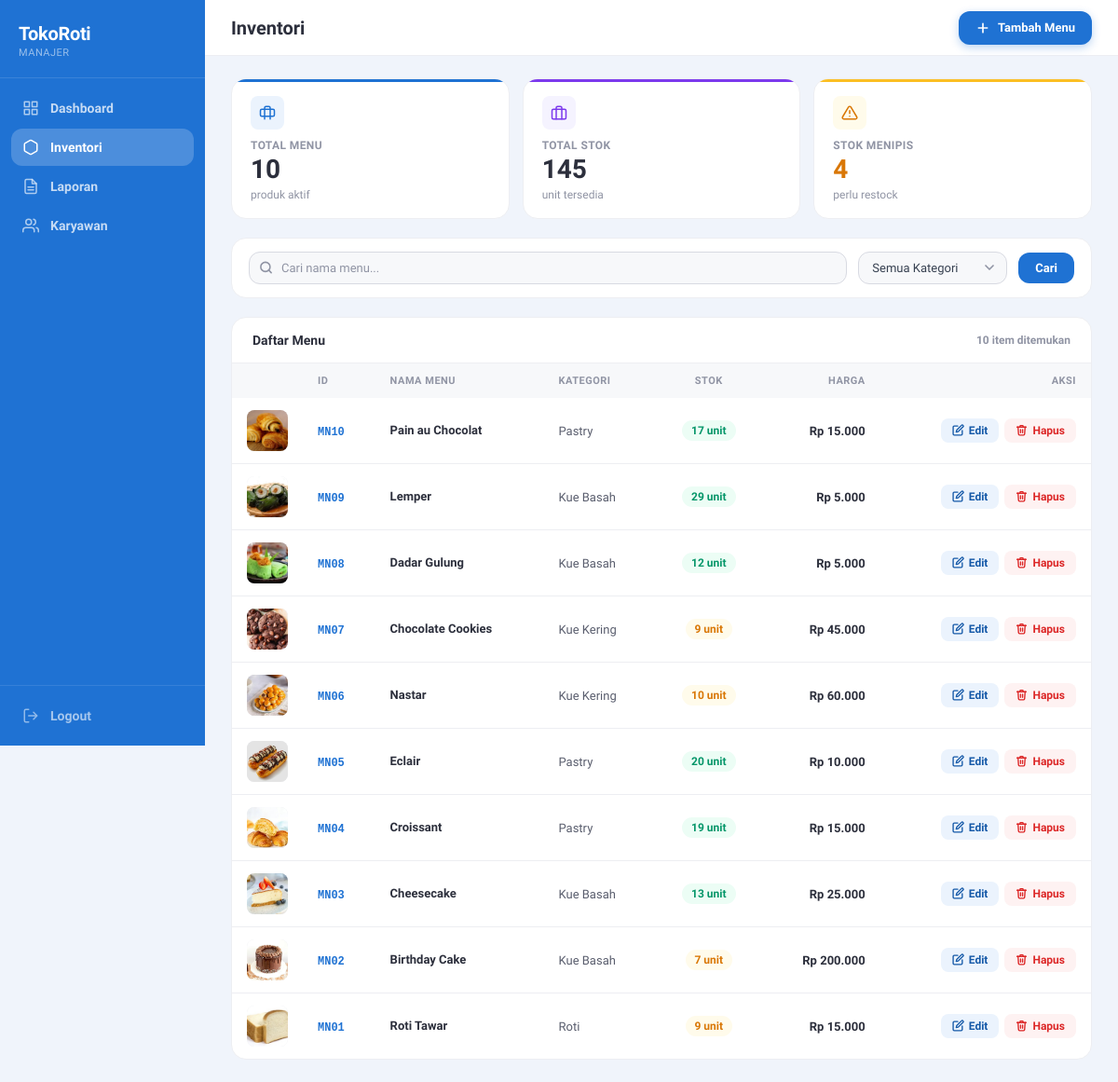
Page /public/inventori.php (signed in) on the earlier database version.
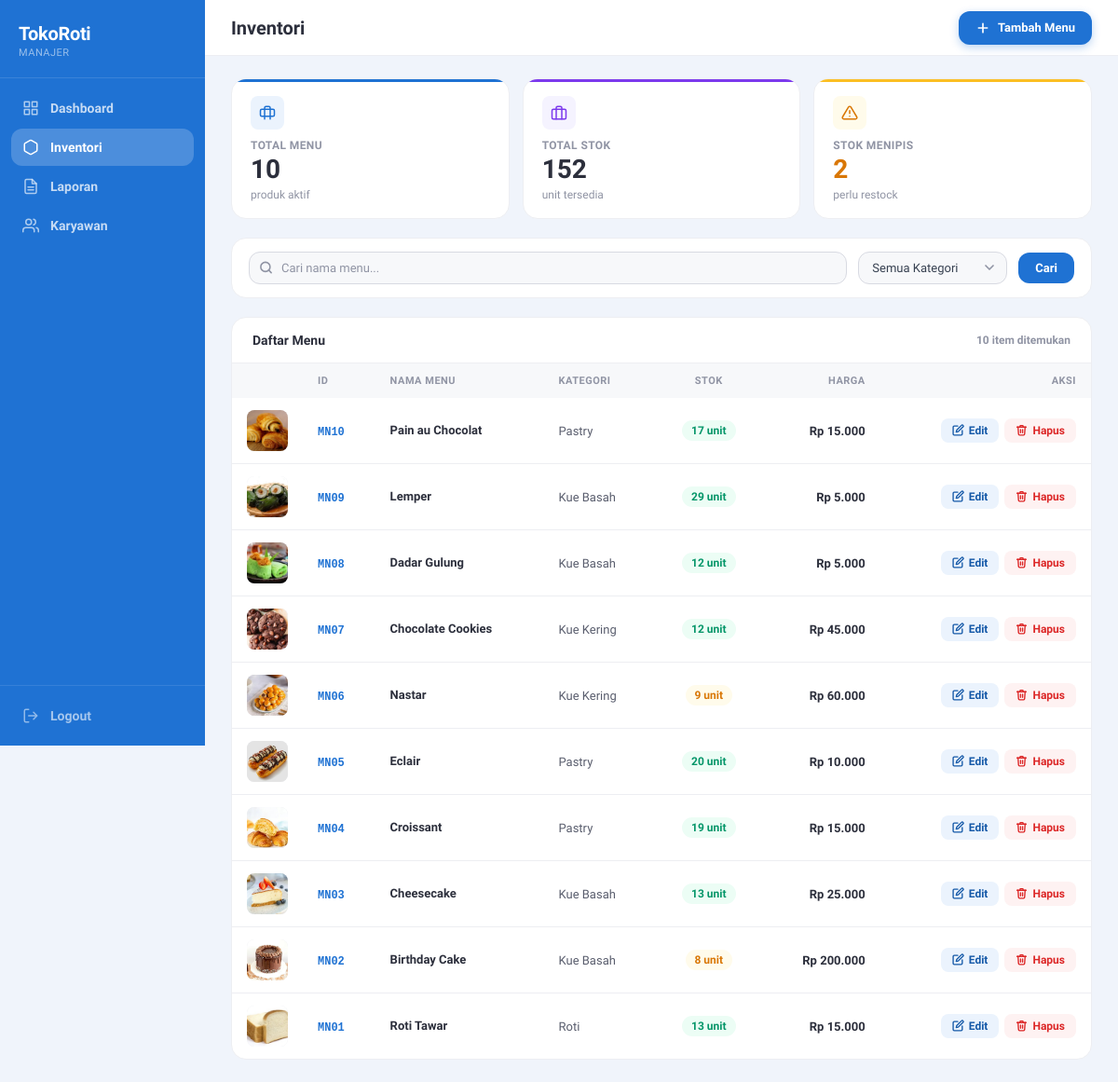
Same page on the later database version.
### tables this page shows
CREATE TABLE `menu` (
  `id_menu` varchar(10) NOT NULL,
  `nama_menu` varchar(50) NOT NULL,
  `stok` int NOT NULL,
  `harga` int NOT NULL,
  `gambar` varchar(255) DEFAULT NULL,
  `id_kategori` varchar(10) NOT NULL,
  `is_deleted` tinyint(1) DEFAULT '0'
);

CREATE TABLE `kategori` (
  `id_kategori` varchar(10) NOT NULL,
  `nama_kategori` varchar(50) NOT NULL,
  `icon_kategori` varchar(50) DEFAULT NULL
);

### public/inventori.php (the view, shortened to what the changed rows need)
<?php
require_once '../config/database.php';
$query = "SELECT m.*, k.nama_kategori
          FROM menu m
          JOIN kategori k ON m.id_kategori = k.id_kategori
          WHERE m.is_deleted = 0
          ORDER BY m.id_menu DESC";
$stmt = $conn->prepare($query);
$stmt->execute();
$menus = $stmt->fetchAll(PDO::FETCH_ASSOC);
$totalStok  = array_sum(array_column($menus, 'stok'));
$stokMenipis = count(array_filter($menus, fn($m) => $m['stok'] <= 10));
$filterKat  = $_GET['kategori'] ?? '';
$filterCari = trim($_GET['cari'] ?? '');
?>
<!DOCTYPE html>
<html lang="id">
<head>
</head>
<body>
<div class="main">
    <div class="content">
        <div class="stats-grid">
            <div class="stat-card purple">
                <div class="stat-icon">
                    <svg viewBox="0 0 24 24" fill="none" stroke="currentColor" stroke-width="2" stroke-linecap="round" stroke-linejoin="round"><rect x="2" y="7" width="20" height="14" rx="2"/><path d="M16 21V5a2 2 0 00-2-2h-4a2 2 0 00-2 2v16"/></svg>
                </div>
                <div class="stat-label">Total Stok</div>
                <div class="stat-val"><?= number_format($totalStok, 0, ',', '.') ?></div>
                <div class="stat-sub">unit tersedia</div>
            </div>
            <div class="stat-card amber">
                <div class="stat-icon">
                    <svg viewBox="0 0 24 24" fill="none" stroke="currentColor" stroke-width="2" stroke-linecap="round" stroke-linejoin="round"><path d="M10.29 3.86L1.82 18a2 2 0 001.71 3h16.94a2 2 0 001.71-3L13.71 3.86a2 2 0 00-3.42 0z"/><line x1="12" y1="9" x2="12" y2="13"/><line x1="12" y1="17" x2="12.01" y2="17"/></svg>
                </div>
                <div class="stat-label">Stok Menipis</div>
                <div class="stat-val"><?= $stokMenipis ?></div>
                <div class="stat-sub"><?= $stokMenipis > 0 ? 'perlu restock' : 'semua aman' ?></div>
            </div>
        </div>
        <?php
        $menuFiltered = array_filter($menus, function($m) use ($filterKat, $filterCari) {
            $matchKat  = !$filterKat  || $m['id_kategori'] == $filterKat;
            $matchCari = !$filterCari || stripos($m['nama_menu'], $filterCari) !== false;
            return $matchKat && $matchCari;
        });
        ?>
        <div class="table-card">
            <table class="inv-table">
                <thead>
                    <tr>
                        <th style="width:52px;"></th>
                        <th>ID</th>
                        <th>Nama Menu</th>
                        <th>Kategori</th>
                        <th class="center">Stok</th>
                        <th class="right">Harga</th>
                        <th class="right">Aksi</th>
                    </tr>
                </thead>
                <tbody>
                    <?php if (empty($menuFiltered)): ?>
                    <tr>
                        <td colspan="7">
                            <div class="empty-state">
                                <svg viewBox="0 0 24 24" fill="none" stroke="currentColor" stroke-width="1.5" stroke-linecap="round" stroke-linejoin="round"><circle cx="11" cy="11" r="8"/><path d="m21 21-4.35-4.35"/></svg>
                                Tidak ada menu yang sesuai filter.
                            </div>
                        </td>
                    </tr>
                    <?php else: ?>
                    <?php foreach ($menuFiltered as $m):
                        $stokClass = $m['stok'] <= 5 ? 'stok-danger' : ($m['stok'] <= 10 ? 'stok-low' : 'stok-aman');
                        $stokLabel = $m['stok'] <= 5 ? '⚠ ' . $m['stok'] . ' unit' : $m['stok'] . ' unit';
                    ?>
                    <tr>
                        <td>
                            <?php if (!empty($m['gambar'])): ?>
                            <img src="assets/<?= htmlspecialchars($m['gambar']) ?>" class="menu-img" alt="<?= htmlspecialchars($m['nama_menu']) ?>">
                            <?php else: ?>
                            <div class="menu-img-placeholder">🍞</div>
                            <?php endif; ?>
                        </td>
                        <td><span class="menu-id"><?= htmlspecialchars($m['id_menu']) ?></span></td>
                        <td>
                            <div class="menu-nama"><?= htmlspecialchars($m['nama_menu']) ?></div>
                        </td>
                        <td><span style="font-size:13px; color:var(--gray-600);"><?= htmlspecialchars($m['nama_kategori']) ?></span></td>
                        <td class="center">
                            <span class="stok-badge <?= $stokClass ?>"><?= $stokLabel ?></span>
                        </td>
                        <td class="right">
                            <span class="menu-harga">Rp <?= number_format($m['harga'], 0, ',', '.') ?></span>
                        </td>
                        <td class="right">
                            <div class="aksi-wrap">
                                <a href="edit.php?id=<?= $m['id_menu'] ?>" class="btn-edit">
                                    <svg viewBox="0 0 24 24" fill="none" stroke="currentColor" stroke-width="2.5" stroke-linecap="round" stroke-linejoin="round"><path d="M11 4H4a2 2 0 00-2 2v14a2 2 0 002 2h14a2 2 0 002-2v-7"/><path d="M18.5 2.5a2.121 2.121 0 013 3L12 15l-4 1 1-4 9.5-9.5z"/></svg>
                                    Edit
                                </a>
                                <a href="hapus.php?id=<?= $m['id_menu'] ?>" class="btn-hapus">
                                    <svg viewBox="0 0 24 24" fill="none" stroke="currentColor" stroke-width="2.5" stroke-linecap="round" stroke-linejoin="round"><polyline points="3 6 5 6 21 6"/><path d="M19 6l-1 14a2 2 0 01-2 2H8a2 2 0 01-2-2L5 6"/><path d="M10 11v6M14 11v6"/><path d="M9 6V4a1 1 0 011-1h4a1 1 0 011 1v2"/></svg>
                                    Hapus
                                </a>
                            </div>
                        </td>
                    </tr>
                    <?php endforeach; ?>
                    <?php endif; ?>
                </tbody>
            </table>
        </div>
    </div>
</div>
</body>
</html>

Differences in the rows shown:
changed menu "Chocolate Cookies": stok "9 unit" → "12 unit"
changed menu "Nastar": stok "10 unit" → "9 unit"
changed menu "Birthday Cake": stok "7 unit" → "8 unit"
changed menu "Roti Tawar": stok "9 unit" → "13 unit"
Other differences:
$totalStok: "145" → "152"
$stokMenipis: "4" → "2"
